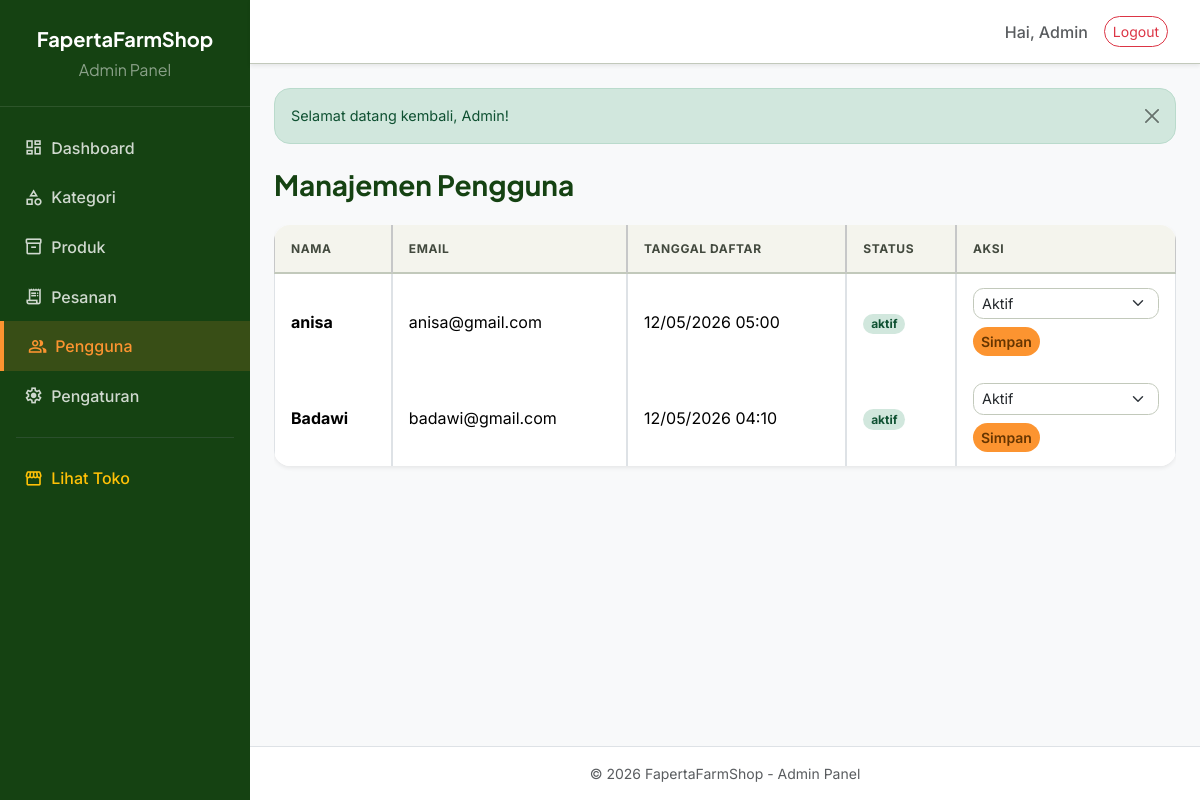
Screenshot of /admin/pengguna.php (signed in) with the database file from the repository.
### tables this page shows
CREATE TABLE `users` (
  `id` int(10) UNSIGNED NOT NULL,
  `nama` varchar(150) NOT NULL,
  `email` varchar(190) NOT NULL,
  `password` varchar(255) NOT NULL,
  `role` enum('admin','user') NOT NULL DEFAULT 'user',
  `telepon` varchar(30) DEFAULT NULL,
  `alamat` text DEFAULT NULL,
  `status` enum('aktif','nonaktif') NOT NULL DEFAULT 'aktif',
  `created_at` timestamp NOT NULL DEFAULT current_timestamp()
);

### includes/helpers.php (called while the page is built, shortened)
<?php
function e(string $value): string
{
    return htmlspecialchars($value, ENT_QUOTES, 'UTF-8');
}

### admin/pengguna.php (the view, shortened to what this page needs)
<?php
require_once __DIR__ . '/../includes/db.php';
require_once __DIR__ . '/../includes/helpers.php';
$users = $pdo->query("SELECT id, nama, email, created_at, role, status FROM users WHERE role='user' ORDER BY created_at DESC")->fetchAll();
include __DIR__ . '/../includes/admin_header.php';
?>
<div>
    <div class="d-flex justify-content-between align-items-center mb-4">
        <h3 class="fw-bold mb-0">Manajemen Pengguna</h3>
    </div>
    <div class="table-responsive mt-3">
        <table class="table table-bordered align-middle bg-white shadow-sm">
            <thead class="table-light">
                <tr>
                    <th>Nama</th>
                    <th>Email</th>
                    <th>Tanggal daftar</th>
                    <th>Status</th>
                    <th style="width:220px;">Aksi</th>
                </tr>
            </thead>
            <tbody>
                <?php foreach ($users as $u): ?>
                    <tr>
                        <td class="fw-bold"><?php echo e((string)$u['nama']); ?></td>
                        <td><?php echo e((string)$u['email']); ?></td>
                        <td><?php echo e(date('d/m/Y H:i', strtotime((string)$u['created_at']))); ?></td>
                        <td>
                            <?php $cls = ((string)$u['status'] === 'aktif') ? 'success' : 'secondary'; ?>
                            <span class="badge text-bg-<?php echo e($cls); ?>"><?php echo e((string)$u['status']); ?></span>
                        </td>
                        <td>
                            <form method="POST" class="d-flex gap-2 flex-wrap">
                                <select name="status" class="form-select form-select-sm" style="min-width:160px;">
                                    <option value="aktif" <?php echo ($u['status'] === 'aktif') ? 'selected' : ''; ?>>Aktif</option>
                                </select>
                                <button class="btn btn-accent btn-sm" type="submit">Simpan</button>
                            </form>
                        </td>
                    </tr>
                <?php endforeach; ?>
            </tbody>
        </table>
    </div>
</div>
<?php include __DIR__ . '/../includes/admin_footer.php'; ?>

### assets/css/style.css (style rules this page uses)
:root { --clr-primary: #154212; --clr-primary-container: #2d5a27; --clr-primary-fixed: #bcf0ae; --clr-on-primary: #ffffff; --clr-secondary: #914d00; --clr-secondary-container: #fc9430; --clr-on-secondary: #ffffff; --clr-surface: #fafaf3; --clr-surface-low: #f4f4ed; --clr-surface-container: #eeeee7; --clr-surface-white: #ffffff; --clr-on-surface: #1a1c18; --clr-on-surface-var: #42493e; --clr-outline: #72796e; --clr-outline-var: #c2c9bb; --clr-error: #ba1a1a; --shadow-card: 0 4px 20px rgba(45, 90, 39, .06); --shadow-hover: 0 10px 28px rgba(45, 90, 39, .14); --radius-xl: 16px; --radius-2xl: 20px; --radius-pill: 9999px; --transition: all .25s ease; }
*, *::before, *::after { box-sizing: border-box; }
body { font-family: 'Inter', sans-serif; background: var(--clr-surface); color: var(--clr-on-surface); padding-bottom: 70px; }
@media (min-width: 768px) { body { padding-bottom: 0; } }
h1, h2, h3, h4, h5, h6 { font-family: 'Plus Jakarta Sans', sans-serif; color: var(--clr-primary); }
.btn-accent { background: var(--clr-secondary-container); border: none; color: #663500; border-radius: var(--radius-pill); font-weight: 600; transition: var(--transition); }
.form-control, .form-select { border-color: var(--clr-outline-var) !important; border-radius: .65rem !important; font-size: .9rem; transition: var(--transition); }
.table { border-collapse: separate; border-spacing: 0; background: #fff; border-radius: var(--radius-xl); overflow: hidden; box-shadow: var(--shadow-card); }
.table thead th { background: var(--clr-surface-low); border-bottom: 2px solid var(--clr-outline-var); color: var(--clr-on-surface-var); font-weight: 700; text-transform: uppercase; font-size: .75rem; letter-spacing: .05em; padding: .9rem 1rem; }
.table td, .table th { padding: .85rem 1rem; vertical-align: middle; }
.table tbody tr { transition: var(--transition); }
.badge.text-bg-success { background: #d1e7dd !important; color: #0f5132 !important; border-radius: var(--radius-pill) !important; }

### rows the page displays
users: nama "anisa", email "anisa@gmail.com", created_at "12/05/2026 05:00", status "aktif", status "Aktif"
users: nama "Badawi", email "badawi@gmail.com", created_at "12/05/2026 04:10", status "aktif", status "Aktif"

### other values shown
$_SESSION['nama'] "Admin"
$msg "Selamat datang kembali, Admin!"
